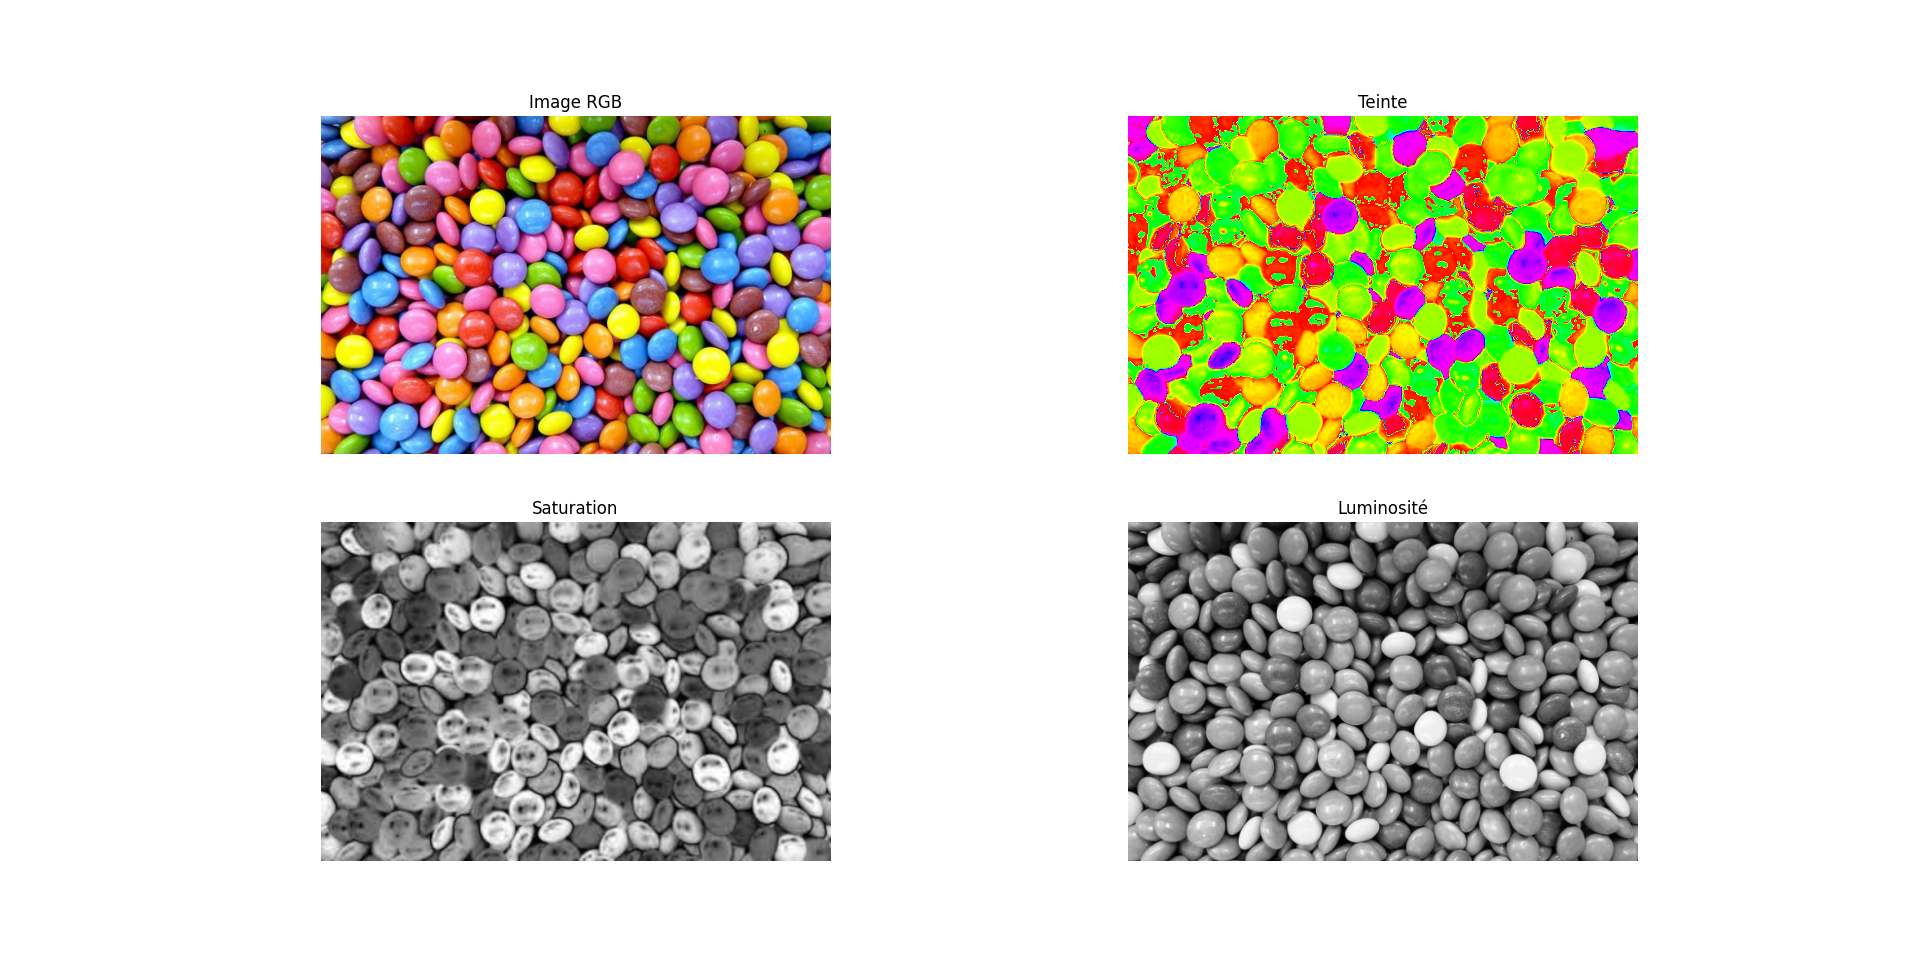

This chart was generated by the following Python code:
from math import acos, pi, sqrt
import cv2
import numpy as np
from matplotlib import pyplot as plt

def calculate_ihls(red_value: float, green_value: float, blue_value: float) -> tuple[float, float, float]:
    """
    Permet de calculer les valeurs 'hue', 'luminosity'
    :param red_value:
    :param green_value:
    :param blue_value:
    :return:
    """
    # Permet de calculer les différents canaux de
    # l'espace de couleur IHSL avec les formules du 
    # cours
    luminosity = float(0.2126 * red_value + 0.7152 * green_value + 0.0722 * blue_value)*255
    saturation = float(max(red_value, green_value, blue_value) - min(red_value, green_value, blue_value))*255
    hue = -1.0
    if red_value == green_value and green_value == blue_value:
        hue = 0.0
    else:
        denominator_value = (red_value ** 2) + (green_value ** 2) + (blue_value ** 2) - (red_value * green_value) - (red_value * blue_value) - (blue_value * green_value)
        total = ((red_value - (green_value / 2) - (blue_value / 2)) / (sqrt(denominator_value)))
        if total > 1:
            total = 1.0
        elif total < -1:
            total = -1.0
        hue = acos(total)
        hue = hue*(180/pi)
    if blue_value > green_value:
        hue = 360.0 - hue
    return hue, luminosity, saturation

def rgb2ihls(image):
  new_image = np.zeros_like(image)
  for i, j, color in np.ndindex(image.shape):
    colors = image[i][j]
    ihls_color = calculate_ihls(colors[0]/255.0, colors[1]/255.0, colors[2]/255.0)
    new_image[i][j] = list(ihls_color)
  return new_image

image = cv2.imread('imagesTP/confiserie-smarties-lentilles_121-50838.jpg')
image = cv2.cvtColor(image, cv2.COLOR_BGR2RGB)
imageIHLS = rgb2ihls(image)

hue, luminosity, saturation = cv2.split(imageIHLS)

plt.figure()
plt.subplot(2,2,1)
plt.imshow(image)
plt.axis("off")
plt.title("Image RGB")

plt.subplot(2,2,2)
plt.imshow(hue, cmap="hsv")
plt.axis("off")
plt.title("Teinte")

plt.subplot(2,2,3)
plt.imshow(saturation, cmap='gray')
plt.axis("off")
plt.title("Saturation")

plt.subplot(2,2,4)
plt.imshow(luminosity, cmap='gray')
plt.axis("off")
plt.title("Luminosité")

plt.show()
